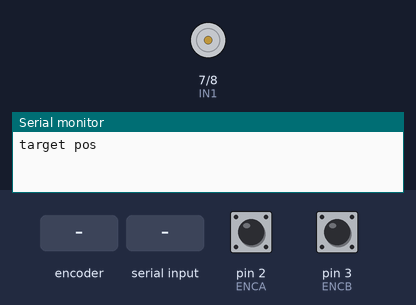
Simulated run of this sketch. Board: Arduino Uno, built with avr-gcc and run on an emulated ATmega328P. Shown: motor-driver pin pairs drawn as motors (green arrow = first pin HIGH = forward, orange = second pin HIGH = backward, longer = more drive, scaled by the enable pin), the last lines printed to the serial monitor. The inputs (shaded band) are chosen by the test bench; at power-on: pin 2 (ENCA) HIGH, pin 3 (ENCB) HIGH.

Above: at 1.2 s.
1.3 s: rotary encoder on pin 2 (ENCA) / pin 3 (ENCB) turned 1 step (first pin leading)
3.0 s: "2\n" received over Serial
At 3.9 s:
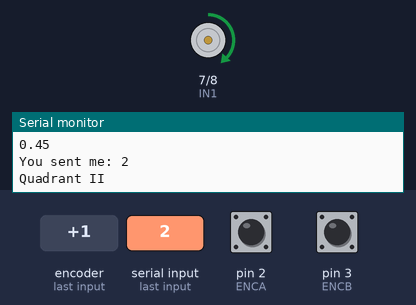
4.5 s: "3\n" received over Serial
At 5.0 s:
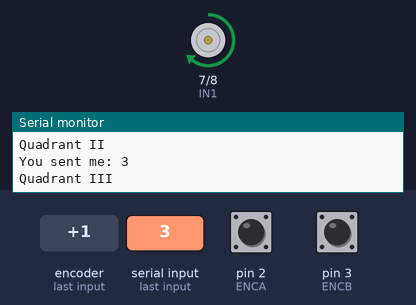
6.0 s: "4\n" received over Serial
At 7.2 s:
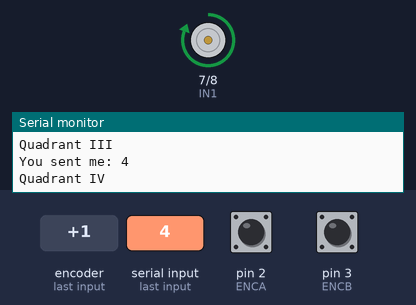
7.5 s: "1\n" received over Serial
At 8.5 s:
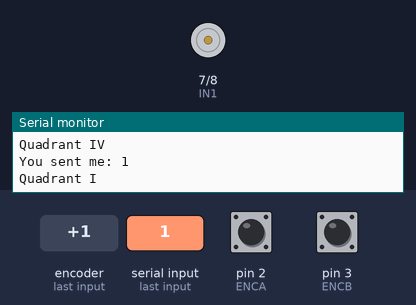
9.0 s: rotary encoder on pin 2 (ENCA) / pin 3 (ENCB) turned 3 steps (first pin leading)
At 10.4 s:
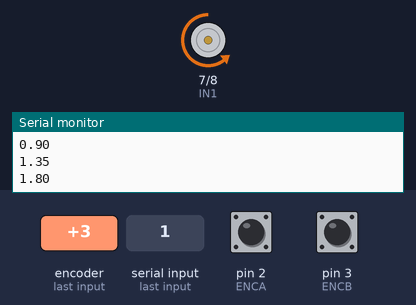
Timing chart, 0 to 12.0 s (numbered marks = the images above; inputs shaded):
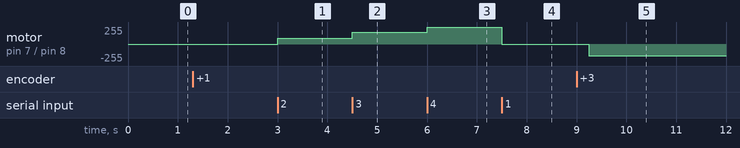

The sketch:

Encoder_Motor_Control.ino
```cpp
#define ENCA 2 // YELLOW
#define ENCB 3 // WHITE
#define PWM 9
#define IN1 7
#define IN2 8
#define pwmPower 4
volatile int posi = 0;
long prevT = 0;
float eprev = 0;
float eintegral = 0;

//Encoder variables
/*******************************************/
double new_time = 0;
double old_time = 0;
double clkPinRightCurrent = LOW;
double clkPinRightLast = clkPinRightCurrent;
int rightCount = 0;
bool moved = 0;
double encoderSteps = 16*50;
double theta;
double current_angle = 0;
double target_angle = 0;

// Serial Input from Pi
String data;
bool DataRead;

void setup() {
  Serial.begin(115200);
  pinMode(pwmPower,OUTPUT);
  pinMode(ENCA,INPUT);
  pinMode(ENCB,INPUT);
  attachInterrupt(digitalPinToInterrupt(ENCA),rightRotation,RISING);

  pinMode(PWM,OUTPUT);
  pinMode(IN1,OUTPUT);
  pinMode(IN2, OUTPUT);

  theta = 360.0/encoderSteps;
  Serial.println("target pos");
}

void loop() {
  // Receive Serial Input from Raspberry Pi
  if (DataRead) {
    eprev = 0;
    Serial.print("You sent me: ");
    Serial.println(data);
    if (data == "1") {
      Serial.println("Quadrant I");
      target_angle = 0;
    }
    else if (data == "2") {
      Serial.println("Quadrant II");
      target_angle = 90;
    }
    else if (data == "3") {
      Serial.println("Quadrant III");
      target_angle = 180;
    }
    else if (data == "4") {
      Serial.println("Quadrant IV");
      target_angle = 270;
    }
    DataRead = false;
  }

  double loop_time_start = millis();
  digitalWrite(pwmPower,HIGH);

  double kiIntegral;                                              //add
  float deltaT = ((float) loop_time_start - prevT)/1000.0;        //add
  prevT = loop_time_start;                                        //add
  // PID constants
  float kp = 1;
  float ki = 0.2;
  double e = current_angle - target_angle;
  kiIntegral = kiIntegral + deltaT*(e - eprev);
  // motor power
  eprev = e;

  float u = e*kp + ki * kiIntegral;                          //add
  double pwr= fabs(u);
  if(pwr > 255){                                                //add
  pwr = 255;
}

  int dir = 0;
  // motor direction
  if(u < 0){
    dir = 1;
  }
  if(u > 0){
    dir = -1;
  }

  // signal the motor
  setMotor(dir,pwr,PWM,IN1,IN2);
  //setMotor(pwr,PWM);

  if(moved == 1){
    Serial.println(current_angle);
    moved = 0;
  }
  double loop_time_end = millis();
}

void setMotor(int dir, int pwmVal, int pwm, int in1, int in2){
  analogWrite(pwm,pwmVal);
  if(dir == 1){
    digitalWrite(in1,HIGH);
    digitalWrite(in2,LOW);
  }
  else if(dir == -1){
    digitalWrite(in1,LOW);
    digitalWrite(in2,HIGH);
  }
  else{
    digitalWrite(in1,LOW);
  }
}


void rightRotation() {
if(old_time == millis()){
  return;
}
  clkPinRightCurrent = digitalRead(ENCA);    //read the state of the right clk pin


//Check where the right dt pin is to check whether it moved clockwise or counter clockwise
  if((clkPinRightLast == LOW) && (clkPinRightCurrent == HIGH)) {
    if(digitalRead(ENCB) == LOW) {
      rightCount = 1;    //increase count for clockwise
    }
    else {
      rightCount = -1;    //decrease count for counter clockwise
    }
  }
  old_time = millis();
  current_angle  = current_angle + rightCount*theta;
  clkPinRightLast = LOW;   //set the last state as the current to restart the loop
  moved = 1;    //set flag to begin printing data
}

// Serial Communication Handler
void serialEvent() {
  if (Serial.available() > 0) {
    data = Serial.readStringUntil('\n');
    DataRead = true;
  }
  Serial.flush();
}
```

Measured:
- after the input at 3.0 s, motor on pin 7 (IN1) / pin 8 (IN2): stopped → forward 89/255 at once
- after the input at 4.5 s, motor on pin 7 (IN1) / pin 8 (IN2): forward 89/255 → forward 179/255 at once
- after the input at 6.0 s, motor on pin 7 (IN1) / pin 8 (IN2): forward 179/255 → forward 255/255 at once
- after the input at 7.5 s, motor on pin 7 (IN1) / pin 8 (IN2): forward 255/255 → stopped at once
- after the input at 9.0 s, motor on pin 7 (IN1) / pin 8 (IN2): stopped → backward 179/255 after 0.25 s
